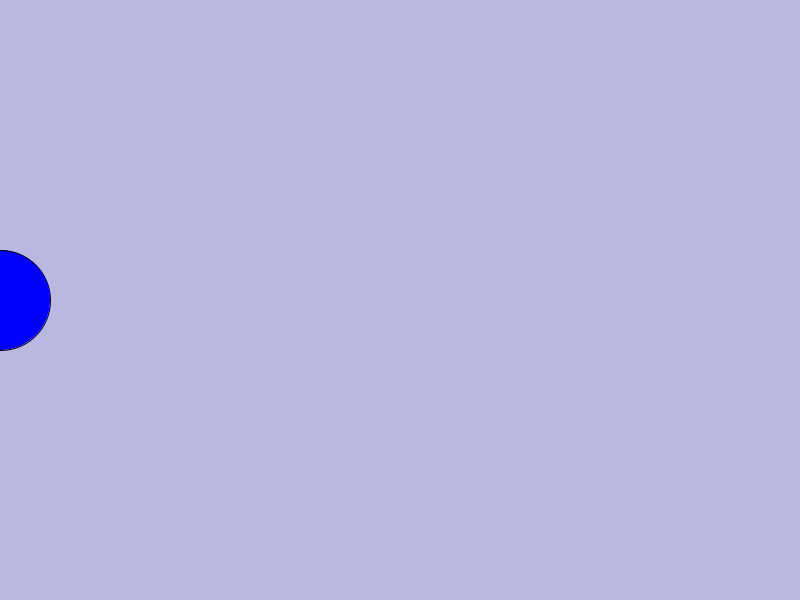
Frame 1 (no input)
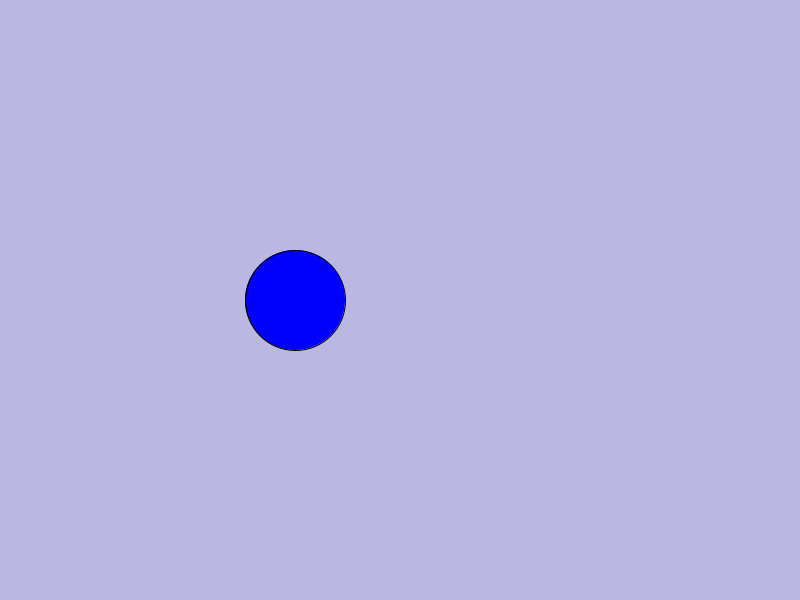
Frame 60 (the mouse pressed at the canvas centre just before this capture)
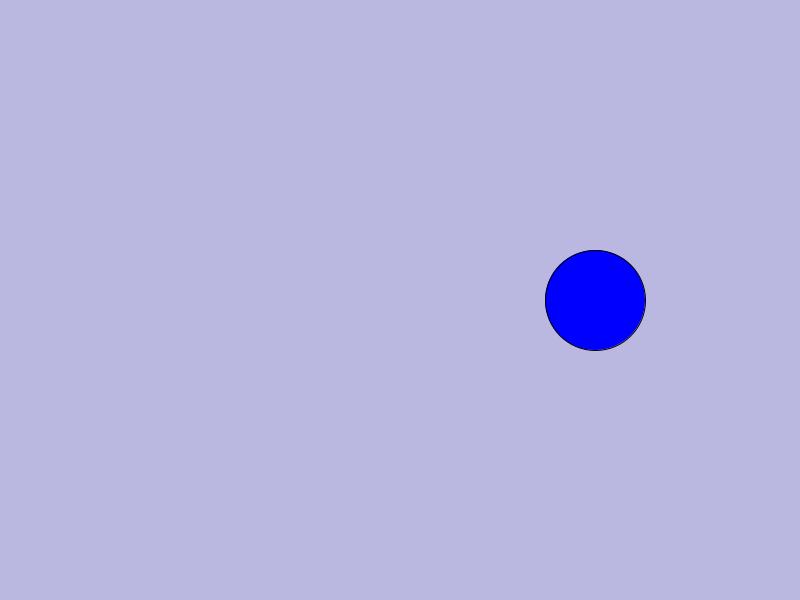
Frame 120 (the mouse held since frame 60 and released just before this capture)

The Processing sketch that drew these frames (run headless with seeded random() and noise(); from frame 60 on, the mouse is pressed at the canvas centre):

// Processing sketch: reidai5
// ── reidai5.pde
int x = 0;
int dx = 5;

void setup() {
  size(800, 600);
}

void draw() {
  background(186,183,224);
  fill(0,0,255);
  ellipse(x,height/2,100,100);
  x += dx;
  if(x < 0 || x > width) {
    dx *= -1;
  }
}
